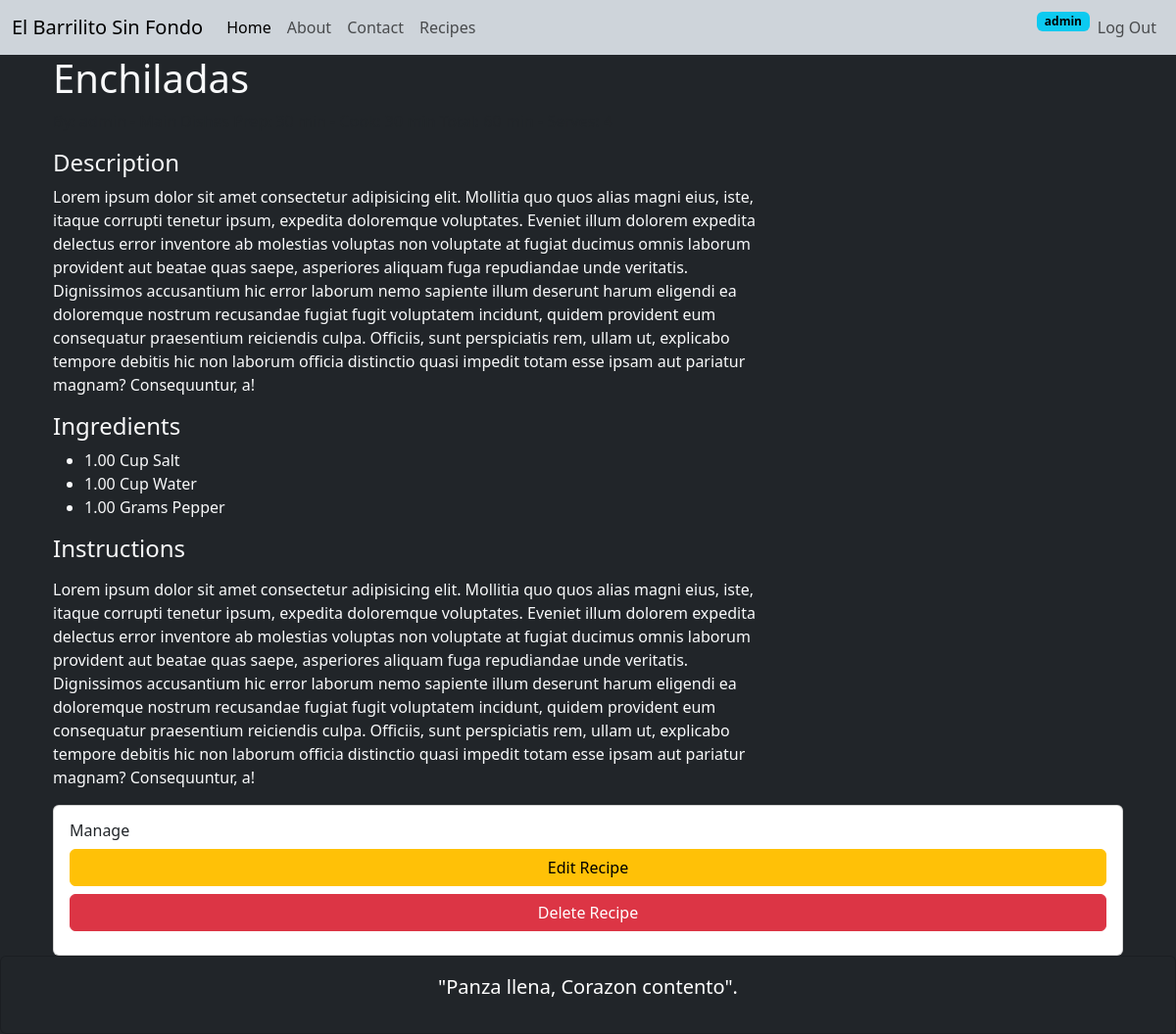
/recipe/enchiladas/ (signed in), run on the app's committed database.
### recipes/models.py (models this page shows, shortened)
class Recipe(models.Model):
    STATUS_CHOICES = [
        ('draft','Draft'),
        ('published', 'Published'),
    ]
    title= models.CharField(max_length=200)
    slug= models.SlugField(max_length=200, unique=True, blank=True)
    description = models.TextField()
    instructions = models.TextField()
    prep_time = models.PositiveIntegerField(help_text="Time in minutes")
    cook_time = models.PositiveIntegerField(help_text="Time in minutes")
    servings = models.PositiveIntegerField(default=2)
    image = models.ImageField(
        upload_to=recipe_image_path,
        blank=True,
        null=True
    )
    author = models.ForeignKey(
        User,
        on_delete=models.CASCADE,
        related_name="recipes"
    )
    category = models.ForeignKey(
        Category,
        on_delete=models.SET_NULL,
        null=True,
        blank=True,
        related_name='recipes'
    )
    ingredients = models.ManyToManyField(
        Ingredient,
        through='RecipeIngredient',
        related_name='recipes'
    )
    status = models.CharField(
        max_length=10,
        choices=STATUS_CHOICES,
        default='draft'
    )
    created_at = models.DateTimeField(auto_now_add=True)
    updated_at = models.DateTimeField(auto_now=True)
    class Meta:
        verbose_name = 'Recipe'
        verbose_name_plural = 'Recipes'
        ordering = ['-created_at']
    @property
    def total_time(self):
        return self.prep_time + self.cook_time

class RecipeIngredient(models.Model):
    UNIT_CHOICES = [
        ('cup', 'Cup'),
        ('tbsp', 'Tablespoon'),
        ('tsp', 'Teaspoon'),
        ('g', 'Grams'),
        ('kg', 'Kilograms'),
        ('ml', 'Milliliters'),
        ('l', 'Liters'),
        ('oz', 'Ounces'),
        ('lb', 'Pounds'),
        ('piece', 'Piece'),
        ('pinch', 'Pinch'),
        ('to_taste', 'To taste'),
    ]
    recipe = models.ForeignKey(
        'Recipe',
        on_delete=models.CASCADE,
        related_name='recipe_ingredients')
    ingredient = models.ForeignKey(
        Ingredient,
        on_delete=models.PROTECT,
        related_name='recipe_ingredients')
    quantity = models.DecimalField(
        max_digits=6,
        decimal_places=2,
        null=True,
        blank=True)
    unit = models.CharField(
        max_length=20,
        choices=UNIT_CHOICES,
        blank=True)
    notes = models.CharField(max_length=200, blank=True)
    class Meta:
        verbose_name = "Recipe Ingredient"
        verbose_name_plural = "Recipe Ingredients"
        unique_together = ('recipe', 'ingredient')

class Ingredient(models.Model):
    name = models.CharField(max_length=150, unique=True)
    description = models.TextField(blank=True)
    class Meta:
        verbose_name = "Ingredient"
        verbose_name_plural = "Ingredients"
        ordering = ['name']

### recipes/views.py (the view)
# urls.py: path('<slug:slug>/', RecipeDetailsView.as_view(), name='recipe_detail'),
class RecipeDetailsView(DetailView):
    model = Recipe
    template_name = 'recipes/detail.html'
    context_object_name = 'recipe'
    slug_field = 'slug'
    slug_url_kwarg = 'slug'
    def get_queryset(self):
        return Recipe.objects.select_related('author', 'category').prefetch_related('recipe_ingredients__ingredient')

### recipes/models.py (called while the page is built)
    def __str__(self):
        return self.name

### templates/recipes/detail.html (shortened to what this page needs)
{% extends 'base.html' %}
{% block content %}
    <div class="container md-4">
        <div class="row">
            <div class="col-md-8">
                <h1>{{ recipe.title }}</h1>
                <p class="text-muted">
                </p>
                <h4>Description</h4>
                <p>{{ recipe.description }}</p>
                <h4>Ingredients</h4>
                <ul>
                    {% for item in recipe.recipe_ingredients.all %}
                        <li>
                            {% if item.quantity %}{{ item.quantity }}{% endif %}
                            {% if item.unit %}{{ item.get_unit_display }}{% endif %}
                            {{ item.ingredient.name }}
                        </li>
                    {% endfor %}
                </ul>
                <h4>Instructions</h4>
                <p>{{ recipe.instructions|linebreaks }}</p>
            </div>
            {% if user == recipe.author %}
            <div class="clo-md-4">
                <div class="card">
                    <div class="card-body">
                        <h6 class="card-title">Manage</h6>
                        <a href="{% url 'recipe_update' recipe.slug %}" class=" btn btn-warning w-100 mb-2">Edit Recipe</a>
                        <a href="{% url 'recipe_delete' recipe.slug %}" class=" btn btn-danger w-100 mb-2">Delete Recipe</a>
                    </div>
                </div>
            </div>
            {% endif %}
        </div>
    </div>
{% endblock %}

### templates/navbar.html (shortened to what this page needs)
<nav class="navbar navbar-expand-lg bg-dark-subtle">
  <div class="container-fluid">
    <a class="navbar-brand" href="{% url 'home' %}">El Barrilito Sin Fondo</a>
    <div class="collapse navbar-collapse" id="navbarSupportedContent">
      <ul class="navbar-nav me-auto mb-2 mb-lg-0">
        <li class="nav-item">
          <a class="nav-link active" aria-current="page" href="{% url 'home' %}">Home</a>
        </li>
        <li class="nav-item">
          <a class="nav-link" href="{% url 'about' %}">About</a>
        </li>
        <li class="nav-item">
          <a class="nav-link" href="{% url 'contact' %}">Contact</a>
        </li>
        <li class="nav-item">
          <a class="nav-link" href="{% url 'recipe_list' %}">Recipes</a>
        </li>
      </ul>
      <div class="d-flex">
        <ul class="navbar-nav me-auto mb-2 mb-lg-0">
          {% if user.is_authenticated %}
            <div>
              <span class="badge text-bg-info">{{ user.username }}</span>
            </div>
            <li class="nav-item">
              <form action="{% url 'logout' %}" method="post">
                <input type="submit" value="Log Out" class="nav-link">
              </form>
            </li>
          {% endif %}
        </ul>
      </div>
    </div>
  </div>
</nav>

### data on the page
Recipe: title "Enchiladas", description "Lorem ipsum dolor sit amet consectetur adipisicing elit. Mollitia quo quos alias magni eius, iste, itaque corrupti tenetur ipsum, expedita doloremque voluptates. Eveniet illum dolorem expedita delectus error inventore ab molestias voluptas non voluptate at fugiat ducimus omnis laborum provident aut beatae quas saepe, asperiores aliquam fuga repudiandae unde veritatis. Dignissimos accusantium hic error laborum nemo sapiente illum deserunt harum eligendi ea doloremque nostrum recusandae fugiat fugit voluptatem incidunt, quidem provident eum consequatur praesentium reiciendis culpa. Officiis, sunt perspiciatis rem, ullam ut, explicabo tempore debitis hic non laborum officia distinctio quasi…", instructions "Lorem ipsum dolor sit amet consectetur adipisicing elit. Mollitia quo quos alias magni eius, iste, itaque corrupti tenetur ipsum, expedita doloremque voluptates. Eveniet illum dolorem expedita delectus error inventore ab molestias voluptas non voluptate at fugiat ducimus omnis laborum provident aut beatae quas saepe, asperiores aliquam fuga repudiandae unde veritatis. Dignissimos accusantium hic error laborum nemo sapiente illum deserunt harum eligendi ea doloremque nostrum recusandae fugiat fugit voluptatem incidunt, quidem provident eum consequatur praesentium reiciendis culpa. Officiis, sunt perspiciatis rem, ullam ut, explicabo tempore debitis hic non laborum officia distinctio quasi…"
RecipeIngredient: quantity "1.00", unit "Cup", ingredient.name "Salt"
RecipeIngredient: quantity "1.00", unit "Cup", ingredient.name "Water"
RecipeIngredient: quantity "1.00", unit "Grams", ingredient.name "Pepper"

### other printed values
{{ user.username }} "admin"
